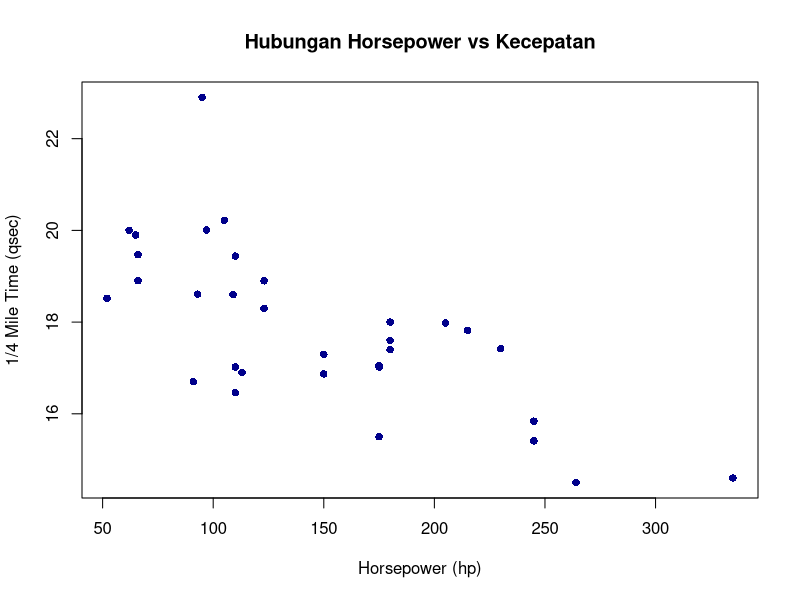
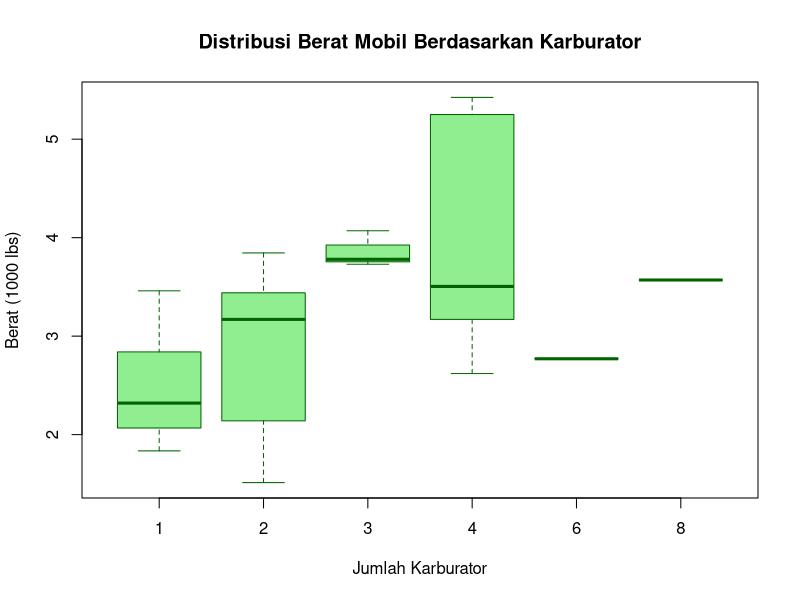

These charts were generated, in order, by the following R code:
summary(mtcars)
dim(mtcars)

high_power <- subset(mtcars, hp > 100)
summary(high_power)

sorted_cars <- mtcars[order(mtcars$mpg), ]
summary(sorted_cars)

new_column <- mtcars$wt / mtcars$hp
summary(new_column)

cor(mtcars$mpg, mtcars$wt)

aggregate(mpg ~ cyl, data = mtcars, mean)

t.test(mpg ~ am, data = mtcars)

plot(mtcars$hp, mtcars$qsec,
     main = "Hubungan Horsepower vs Kecepatan",
     xlab = "Horsepower (hp)",
     ylab = "1/4 Mile Time (qsec)",
     pch = 16,        
     col = "darkblue") 

boxplot(wt ~ carb, data = mtcars,
        main = "Distribusi Berat Mobil Berdasarkan Karburator",
        xlab = "Jumlah Karburator",
        ylab = "Berat (1000 lbs)",
        col = "lightgreen",
        border = "darkgreen")

model_linear <- lm(mpg ~ wt + hp, data = mtcars)
summary(model_linear)

model_logistik <- glm(am ~ mpg + hp, data = mtcars, family = "binomial")
summary(model_logistik)
